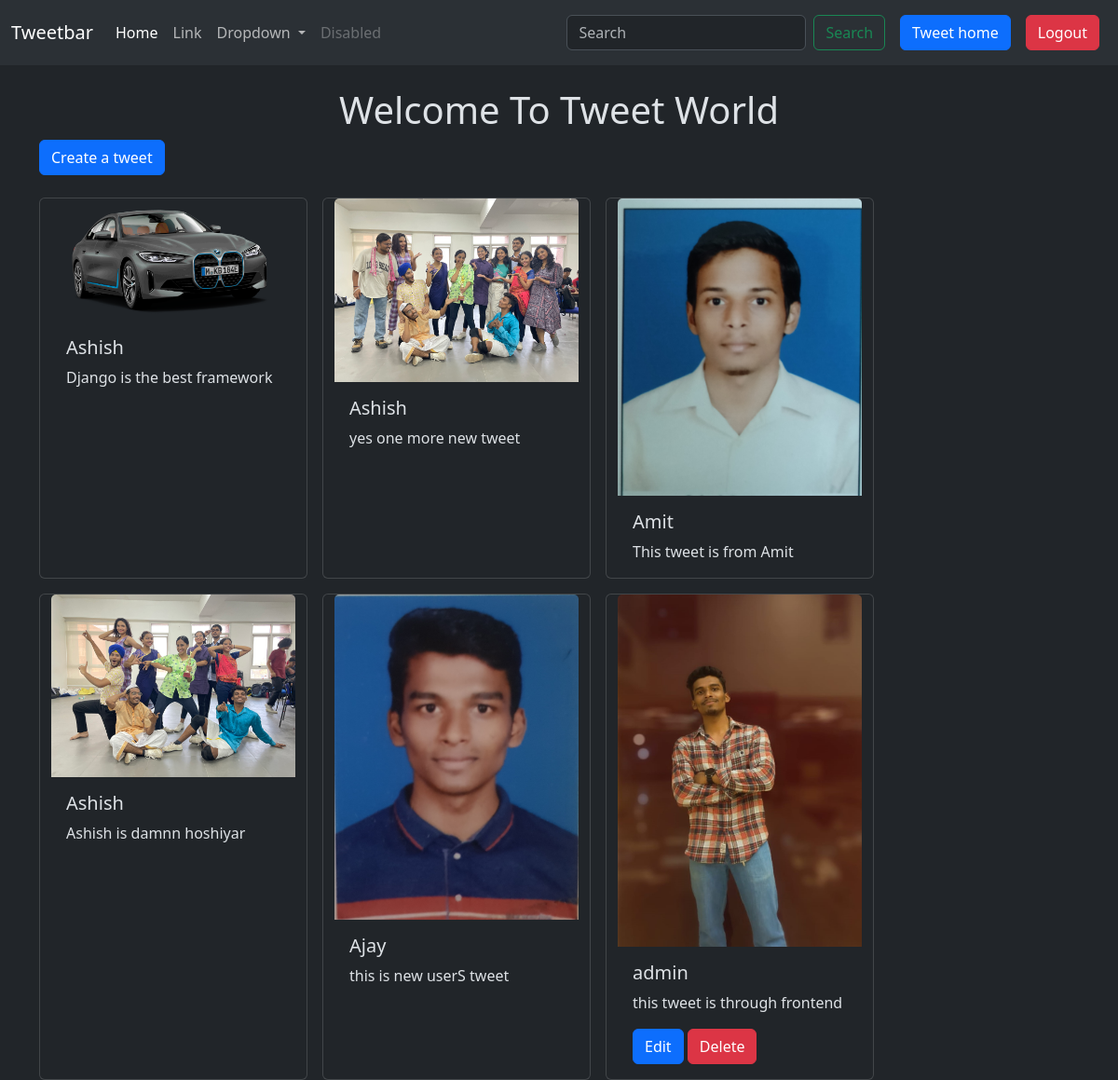
/mytweet/ (signed in), run on the app's committed database.
### mytweet/models.py (models this page shows, shortened)
class Mytweet(models.Model):
    user= models.ForeignKey(User, on_delete=models.CASCADE)
    text=models.TextField(max_length=240)
    photo=models.ImageField(upload_to='photos/', blank=True, null=True)
    created_at=models.DateTimeField(auto_now_add=True)
    updated_at=models.DateTimeField(auto_now=True)

### mytweet/views.py (the view)
# urls.py: path('', views.tweet_list, name='tweet_list'),
def tweet_list(request):
    tweets=Mytweet.objects.all().order_by('-created_at')
    return render (request, 'tweet_list.html',{'tweets':tweets})

### templates/tweet_list.html (shortened to what this page needs)
{%extends "layout.html"%}
{% block content%}
<h1 class="text-center  mt-4">Welcome To Tweet World</h1>
<a class='btn btn-primary mb-4' href='{% url "tweet_create" %}'>Create a tweet</a>
<div class="container row gap-3">
    {% for tweet in tweets %}
    <div class="card" style="width: 18rem;">
        {% if tweet.photo %}
            <img src="{{ tweet.photo.url }}" class="card-img-top" alt="Tweet photo">
        {% else %}
            <img src="path_to_default_image.jpg" class="card-img-top" alt="Default image">
        {% endif %}
        <div class="card-body">
            <h5 class="card-title">{{ tweet.user.username }}</h5>
            <p class="card-text">{{ tweet.text }}</p>
            {% if tweet.user.id == user.id %}
            <a href="{% url 'tweet_edit' tweet.id %}" class="btn btn-primary">Edit</a>
            <a href="{% url 'tweet_delete' tweet.id %}" class="btn btn-danger">Delete</a>
            {%endif%}
        </div>
    </div>
    {% endfor %}
</div>
{%endblock%}

### data on the page
Mytweet: photo (picture), user.username "Ashish", text "Django is the best framework"
Mytweet: photo (picture), user.username "Ashish", text "yes one more new tweet"
Mytweet: photo (picture), user.username "Amit", text "This tweet is from Amit"
Mytweet: photo (picture), user.username "Ashish", text "Ashish is damnn hoshiyar"
Mytweet: photo (picture), user.username "Ajay", text "this is new userS tweet"
Mytweet: photo (picture), user.username "admin", text "this tweet is through frontend", shows "Edit"
